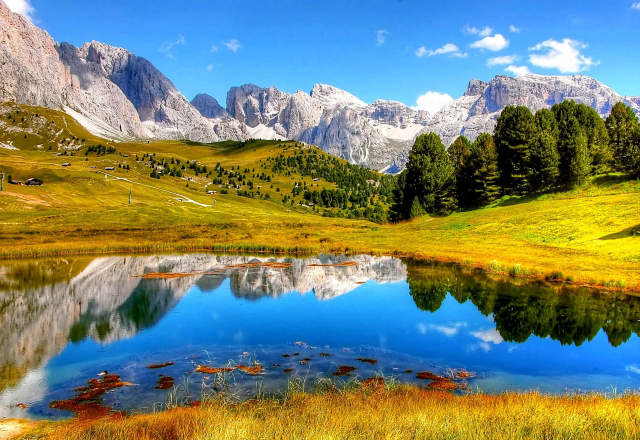
#> input picture TALLERES/2025-05-23_taller_modelos_color_percepcion/python/sample_image.jpg, 1280 x 880 px (shown at 1/2 size)
$ jupyter execute taller_modelos_color_percepcion.ipynb
#> lines starting #> are read from the running program, lines starting #| are printed output that depends on the picture
[cell 1]
import cv2
import numpy as np
import matplotlib.pyplot as plt
from skimage import color
from PIL import Image
import os

img_bgr = cv2.imread("sample_image.jpg")
#> img_bgr is the input picture: shape (880, 1280, 3); mean B, G, R 114, 133.5, 119.7
img_rgb = cv2.cvtColor(img_bgr, cv2.COLOR_BGR2RGB)

def show_image(img, title="Image", cmap=None):
    plt.figure(figsize=(6, 6))
    plt.imshow(img, cmap=cmap)
    plt.title(title)
    plt.axis("off")
    plt.show()

img_hsv = cv2.cvtColor(img_rgb, cv2.COLOR_RGB2HSV)
#> img_hsv: shape (880, 1280, 3); mean H, S, V 57.7, 170.6, 174.6
img_lab = cv2.cvtColor(img_rgb, cv2.COLOR_RGB2Lab)
#> img_lab: shape (880, 1280, 3); mean of channels 0, 1, 2 141, 129.7, 135.8

h, s, v = cv2.split(img_hsv)
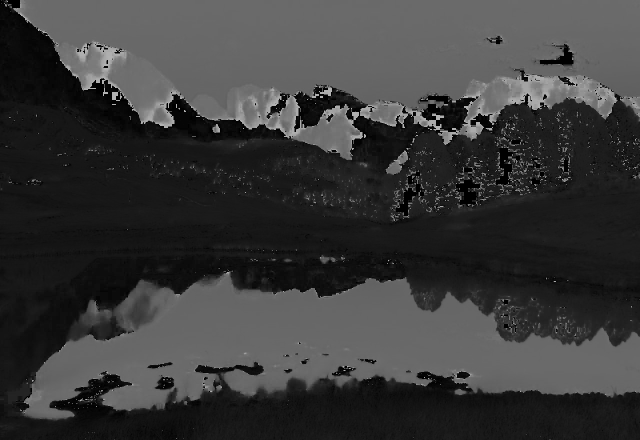
#> h: shape (880, 1280) (shown at 1/2 size); min 0, max 179, mean 57.7
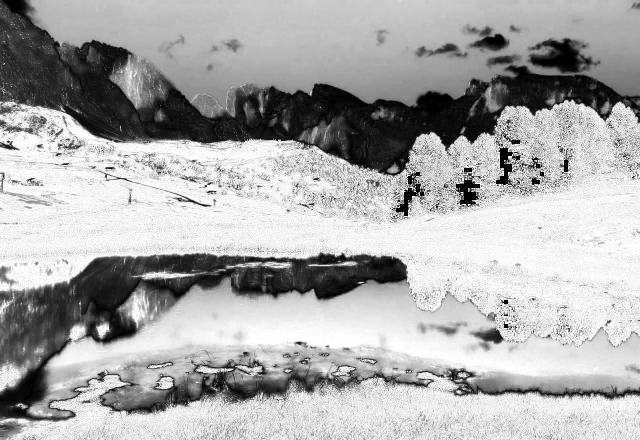
#> s: shape (880, 1280) (shown at 1/2 size); min 0, max 255, mean 170.6
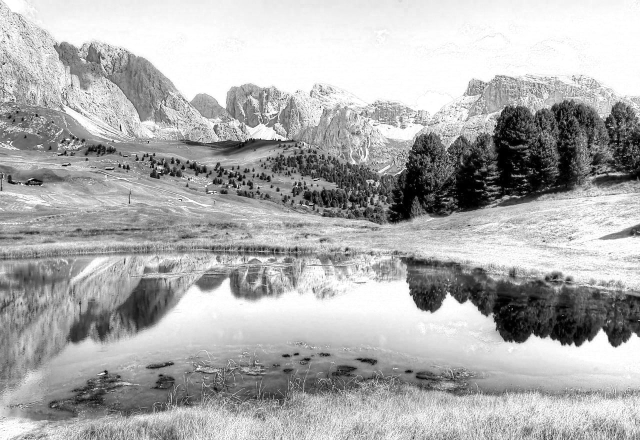
#> v: shape (880, 1280) (shown at 1/2 size); min 0, max 255, mean 174.6
l, a, b = cv2.split(img_lab)
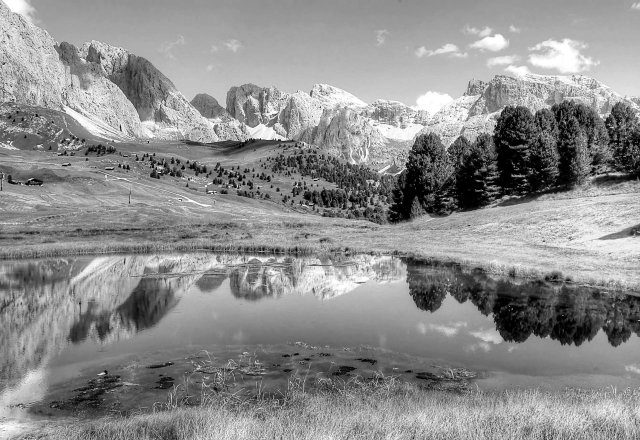
#> l: shape (880, 1280) (shown at 1/2 size); min 0, max 255, mean 141
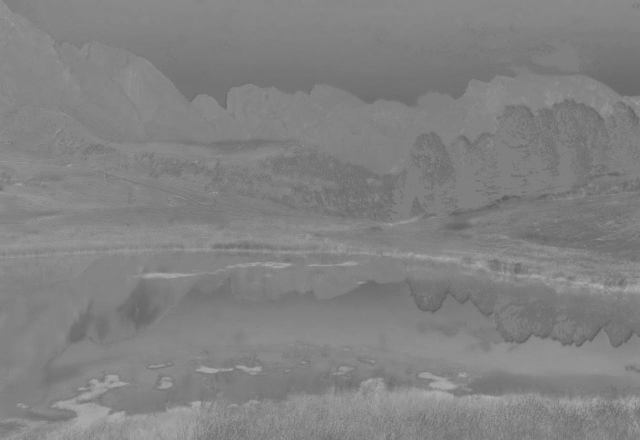
#> a: shape (880, 1280) (shown at 1/2 size); min 91, max 176, mean 129.7
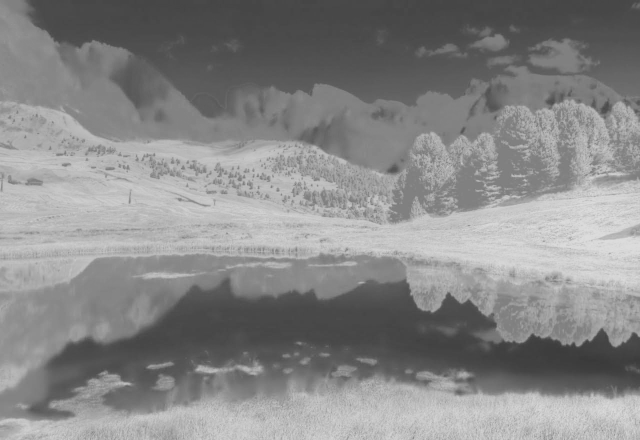
#> b: shape (880, 1280) (shown at 1/2 size); min 57, max 222, mean 135.8

show_image(h, "Canal H (Hue)", cmap='hsv')
show_image(s, "Canal S (Saturation)", cmap='gray')
show_image(v, "Canal V (Value)", cmap='gray')

show_image(l, "Canal L (Lightness)", cmap='gray')
show_image(a, "Canal a (green-red)", cmap='gray')
show_image(b, "Canal b (blue-yellow)", cmap='gray')

def simulate_deuteranopia(img_rgb):
    transformation_matrix = np.array([
        [0.625, 0.7,   0],
        [0.7,   0.625, 0],
        [0,     0,     1]
    ])
    img_arr = img_rgb / 255.0
    img_sim = np.dot(img_arr, transformation_matrix.T)
    img_sim = np.clip(img_sim, 0, 1)
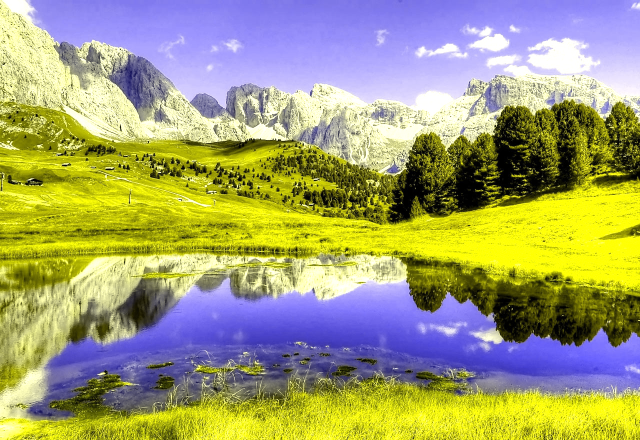
#> img_sim: shape (880, 1280, 3) float64 (shown at 1/2 size); mean R, G, B 0.639, 0.634, 0.447
    return (img_sim * 255).astype(np.uint8)

img_deut = simulate_deuteranopia(img_rgb)
show_image(img_deut, "Simulación Deuteranopía")

def simulate_low_light(img_rgb, factor=0.3):
#> called with factor = 0.3
    return np.clip(img_rgb * factor, 0, 255).astype(np.uint8)

img_dark = simulate_low_light(img_rgb)
show_image(img_dark, "Simulación Baja Luz")

def apply_color_temperature(img_rgb, kelvin=4000):
#> called with kelvin = 3500
    if kelvin < 5000:
        scale = [1.0, 0.9, 0.7]
    else:
        scale = [0.8, 0.9, 1.0]
    adjusted = img_rgb * scale
    return np.clip(adjusted, 0, 255).astype(np.uint8)

img_warm = apply_color_temperature(img_rgb, kelvin=3500)
show_image(img_warm, "Filtro de Temperatura Cálida")

def invert_colors(img_rgb):
    return 255 - img_rgb
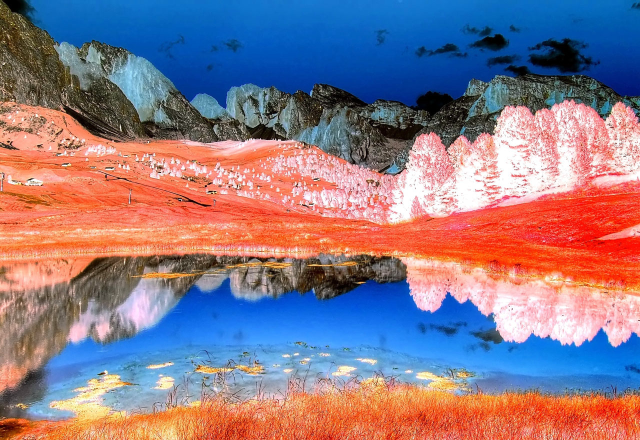
#> returned value: shape (880, 1280, 3) (shown at 1/2 size); mean of channels 0, 1, 2 135.3, 121.5, 141; drawn as B, G, R

img_inverted = invert_colors(img_rgb)
show_image(img_inverted, "Colores Invertidos")

def to_grayscale(img_rgb):
    return cv2.cvtColor(img_rgb, cv2.COLOR_RGB2GRAY)
#> returned value: shape (880, 1280)

img_gray = to_grayscale(img_rgb)
show_image(img_gray, "Monocromo", cmap='gray')

def simulate(img_rgb, mode="normal"):
    if mode == "deuteranopia":
        return simulate_deuteranopia(img_rgb)
    elif mode == "dark":
        return simulate_low_light(img_rgb)
    elif mode == "warm":
        return apply_color_temperature(img_rgb, kelvin=3500)
    elif mode == "cool":
        return apply_color_temperature(img_rgb, kelvin=6500)
#> call 2 of apply_color_temperature, with kelvin = 6500
#> in apply_color_temperature (call 2), `adjusted = img_rgb * scale`:
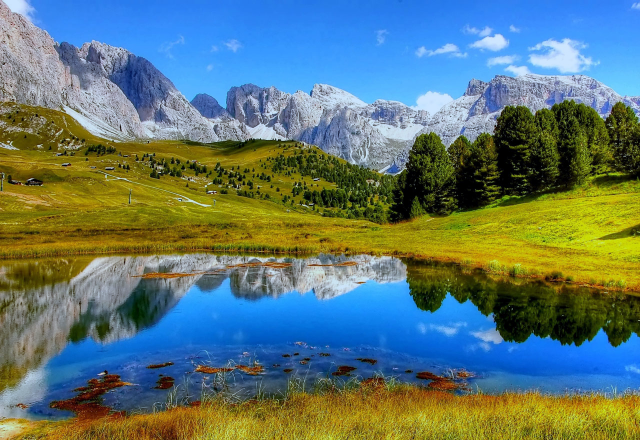
#> adjusted: shape (880, 1280, 3) float64 (shown at 1/2 size); mean R, G, B 95.7, 120.1, 114
#> in apply_color_temperature (call 2), `return np.clip(adjusted, 0, 255).astype(np.uint8)`:
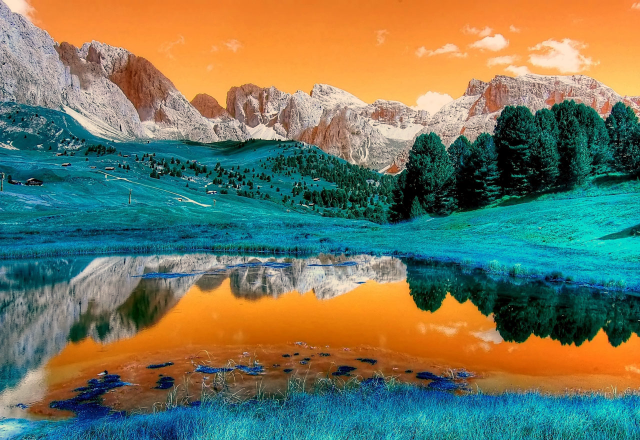
#> returned value: shape (880, 1280, 3) (shown at 1/2 size); mean of channels 0, 1, 2 95.4, 119.7, 114; drawn as B, G, R
    elif mode == "invert":
        return invert_colors(img_rgb)
    elif mode == "gray":
        return to_grayscale(img_rgb)
    else:
        return img_rgb

demo = simulate(img_rgb, mode="cool")
show_image(demo, "Simulación Dinámica: Cool")

$ run again, with TALLERES/2025-05-23_taller_modelos_color_percepcion/python/Canal H (Hue).png saved as TALLERES/2025-05-23_taller_modelos_color_percepcion/python/sample_image.jpg
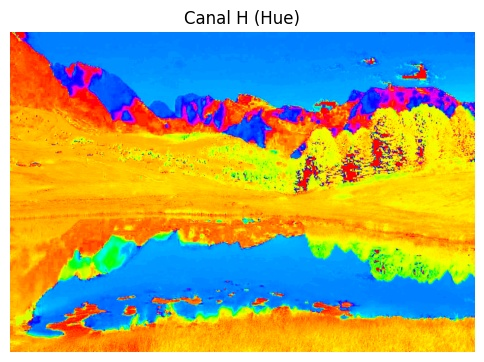
#> input picture TALLERES/2025-05-23_taller_modelos_color_percepcion/python/Canal H (Hue).png, 484 x 362 px
#> img_bgr is the input picture: shape (362, 484, 3); mean B, G, R 124.7, 171, 165.4
#> img_hsv: shape (362, 484, 3); mean H, S, V 51, 209.7, 247.8
#> img_lab: shape (362, 484, 3); mean of channels 0, 1, 2 187.1, 139.2, 147.1
#> in apply_color_temperature (call 2), `adjusted = img_rgb * scale`:
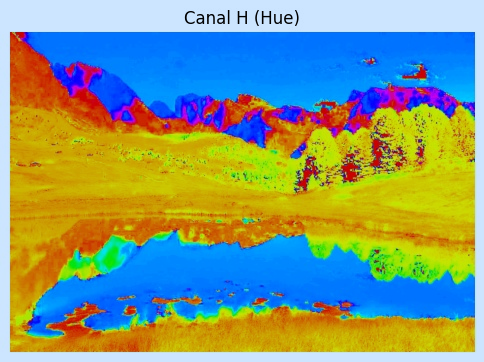
#> adjusted: shape (362, 484, 3) float64; mean R, G, B 132.3, 153.9, 124.7
#> in apply_color_temperature (call 2), `return np.clip(adjusted, 0, 255).astype(np.uint8)`:
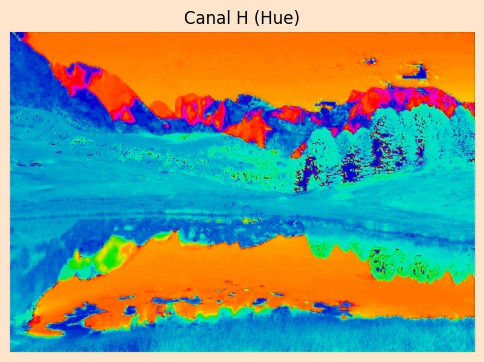
#> returned value: shape (362, 484, 3); mean of channels 0, 1, 2 132.1, 153.5, 124.7; drawn as B, G, R

$ run again, with TALLERES/2025-05-23_taller_modelos_color_percepcion/python/Canal L (Lightness).png saved as TALLERES/2025-05-23_taller_modelos_color_percepcion/python/sample_image.jpg
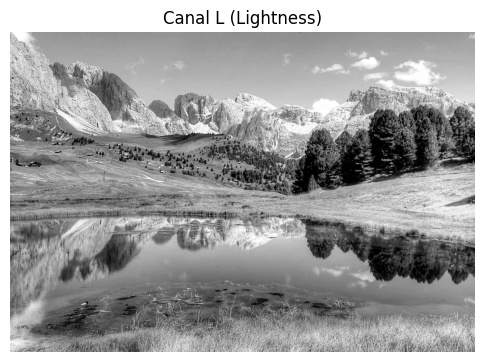
#> input picture TALLERES/2025-05-23_taller_modelos_color_percepcion/python/Canal L (Lightness).png, 484 x 362 px
#> img_bgr is the input picture: shape (362, 484, 3); min 0, max 255, mean 156.9
#> img_hsv: shape (362, 484, 3); mean H, S, V 0, 0, 156.9
#> img_lab: shape (362, 484, 3); mean of channels 0, 1, 2 162.7, 128, 128
#> h: shape (362, 484); every value is 0
#> a: shape (362, 484); every value is 128
#> in apply_color_temperature (call 2), `return np.clip(adjusted, 0, 255).astype(np.uint8)`:
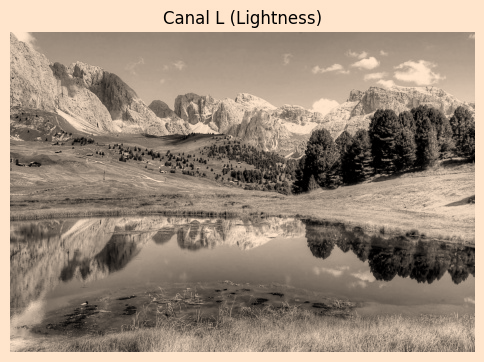
#> returned value: shape (362, 484, 3); mean of channels 0, 1, 2 125.2, 140.7, 156.9; drawn as B, G, R
